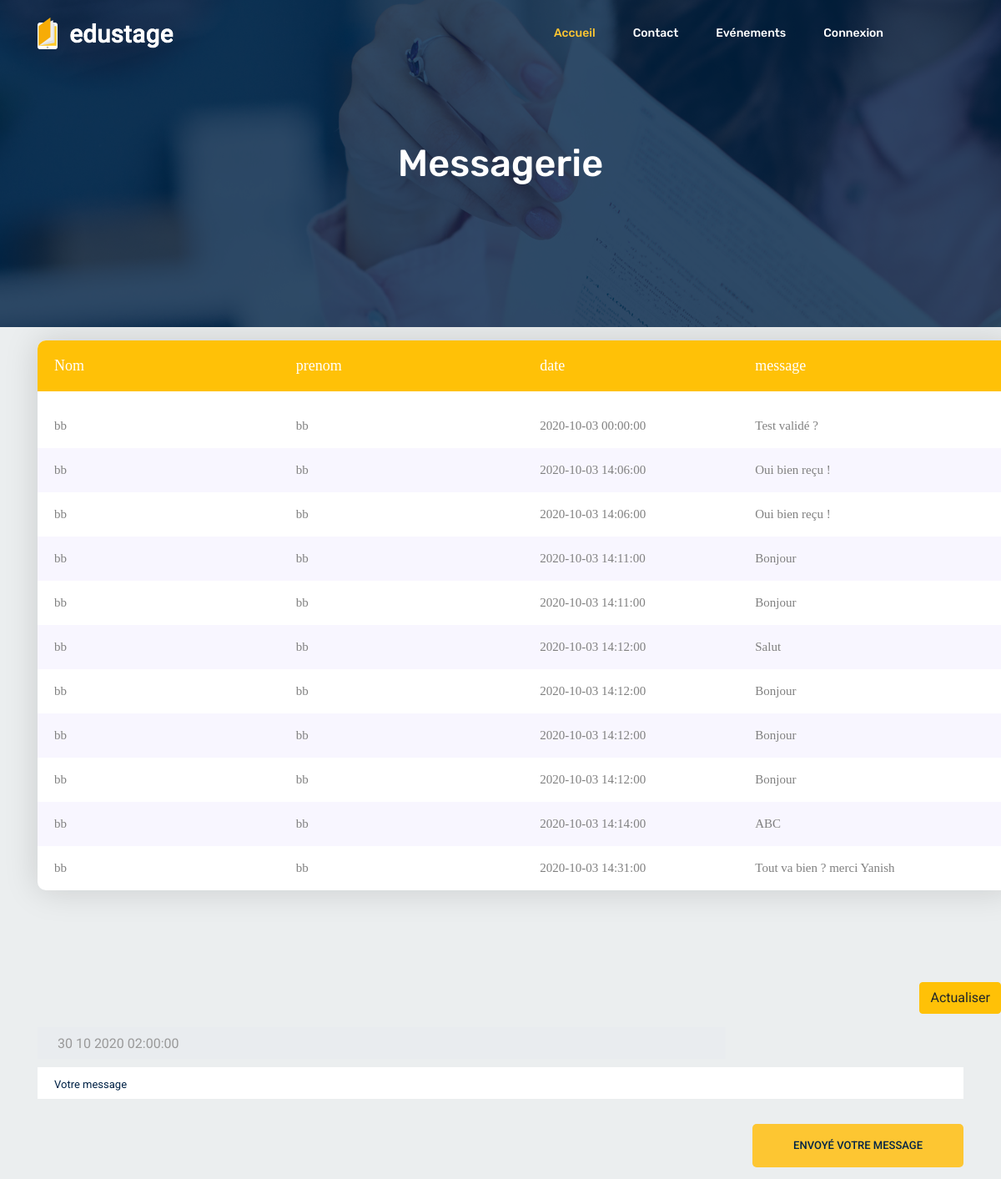
The app's page /View/messagerie.php (upper part), older data.
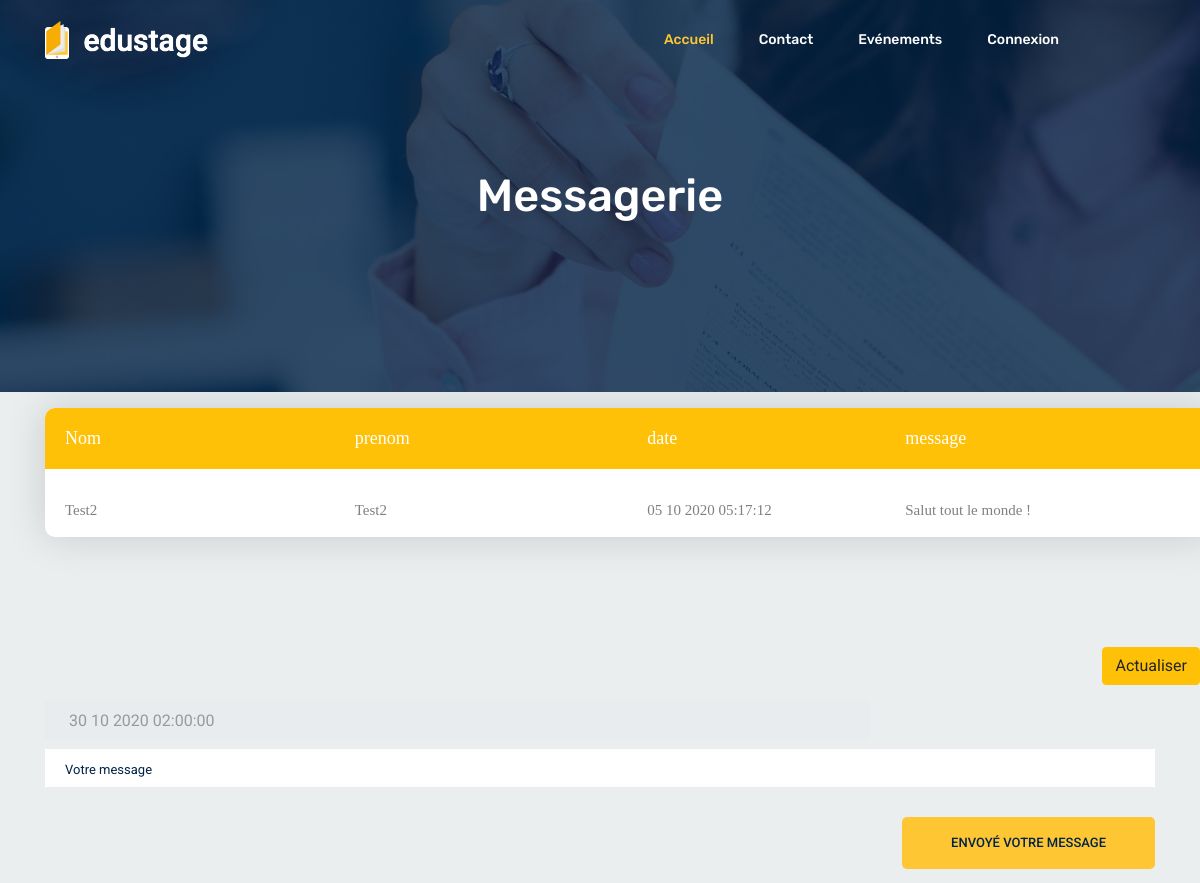
The same page, newer data.
### tables this page shows
CREATE TABLE IF NOT EXISTS `chat` (
  `id` int(11) NOT NULL AUTO_INCREMENT,
  `nom` varchar(30) NOT NULL,
  `prenom` varchar(30) NOT NULL,
  `date` varchar(20) NOT NULL,
  `message` text NOT NULL,
  PRIMARY KEY (`id`)
);

### View/messagerie.php (the view, shortened to what the changed rows need)
<!DOCTYPE html>
<html lang="en">
  <head>
<link rel="stylesheet" type="text/css" href="../tableau/vendor/bootstrap/css/bootstrap.min.css">
<link rel="stylesheet" type="text/css" href="../tableau/fonts/font-awesome-4.7.0/css/font-awesome.min.css">
<link rel="stylesheet" type="text/css" href="../tableau/vendor/animate/animate.css">
<link rel="stylesheet" type="text/css" href="../tableau/vendor/select2/select2.min.css">
<link rel="stylesheet" type="text/css" href="../tableau/vendor/perfect-scrollbar/perfect-scrollbar.css">
<link rel="stylesheet" type="text/css" href="../tableau/css/util.css">
<link rel="stylesheet" type="text/css" href="../tableau/css/main.css">
<link rel="stylesheet" type="text/css" href="../tableau/css/style2.css">
<link rel="stylesheet" type="text/css" href="../tableau/css/style3.css">
    <link rel="stylesheet" href="../css/bootstrap.css" />
    <link rel="stylesheet" href="../css/flaticon.css" />
    <link rel="stylesheet" href="../css/themify-icons.css" />
    <link rel="stylesheet" href="../vendors/owl-carousel/owl.carousel.min.css" />
    <link rel="stylesheet" href="../vendors/nice-select/css/nice-select.css" />
    <link rel="stylesheet" href="../css/style.css" />
  </head>
  <body>
    <section class="banner_area">
      <div class="banner_inner d-flex align-items-center">
        <div class="container">
          <div class="row justify-content-center">
            <div class="col-lg-6">
              <div class="banner_content text-center">
                <h2>Messagerie </h2>
              </div>
            </div>
          </div>
        </div>
      </div>
    </section>
    <?php
  	try{
  		$bdd= new PDO('mysql:host=localhost;dbname=ecole; charset=utf8','root','');
  	}
  	catch (Exception $e){
  		die('Erreur:'.$e->getMessage());
  	}
  	?>
<div class="container">
  <p>  <div class="container-table100">
      <div class="wrap-table100">
        <div class="table100 ver1 m-b-110">
          <div class="table100-head">
  						<table>
  							<thead>
                  <tr class="row100 head">
                    <th class="cell100 column1">Nom</th>
                    <th class="cell100 column2">prenom</th>
                    <th class="cell100 column3">date</th>
                    <th class="cell100 column4">message</th>
                  </tr>
                </thead>
              </table>
            </div></p>
            <div class="table100-body js-pscroll">
              <table>
                <tbody>
                  <?php
                  $req = $bdd->prepare('SELECT * FROM chat');
                  $req->execute(array('email'=>$_SESSION['email']));
                  $donnees= $req->fetchall();
                  foreach ($donnees as $value) {
                    echo '<tr class="row100 body">
                          <td class="cell100 column1">'.$value["nom"].'</td>
                          <td class="cell100 column2">'.$value["prenom"].'</td>
                          <td class="cell100 column3">'.$value["date"].'</td>
                          <td class="cell100 column4">'.$value["message"].'</td>
                          </tr>';
                  }
                  ?>
  							</tbody>
  						</table>
  					</div>
  				</div>
  </body>
</html>

Row changes from the older to the newer data that the page shows:
removed chat: nom "bb", prenom "bb", date "2020-10-03 00:00:00", message "Test validé ?"
removed chat: nom "bb", prenom "bb", date "2020-10-03 14:06:00", message "Oui bien reçu !"
removed chat: nom "bb", prenom "bb", date "2020-10-03 14:06:00", message "Oui bien reçu !"
removed chat: nom "bb", prenom "bb", date "2020-10-03 14:11:00", message "Bonjour"
removed chat: nom "bb", prenom "bb", date "2020-10-03 14:11:00", message "Bonjour"
removed chat: nom "bb", prenom "bb", date "2020-10-03 14:12:00", message "Salut"
removed chat: nom "bb", prenom "bb", date "2020-10-03 14:12:00", message "Bonjour"
removed chat: nom "bb", prenom "bb", date "2020-10-03 14:12:00", message "Bonjour"
removed chat: nom "bb", prenom "bb", date "2020-10-03 14:12:00", message "Bonjour"
removed chat: nom "bb", prenom "bb", date "2020-10-03 14:14:00", message "ABC"
removed chat: nom "bb", prenom "bb", date "2020-10-03 14:31:00", message "Tout va bien ? merci Yanish"
added chat: nom "Test2", prenom "Test2", date "05 10 2020 05:17:12", message "Salut tout le monde !"
